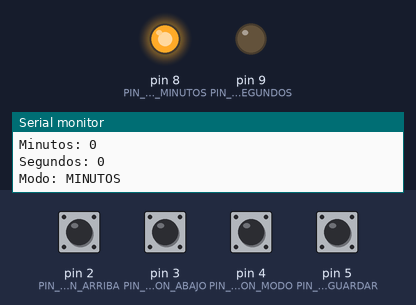
Bench run of a sketch on a simulated Arduino Uno, built with avr-gcc and run on an emulated ATmega328P. Shown: output pins drawn as LEDs (lit = HIGH), the last lines printed to the serial monitor. Inputs (shaded band) come from the test bench; at power-on: pin 2 (PIN_BOTON_ARRIBA), pin 3 (PIN_BOTON_ABAJO), pin 4 (PIN_BOTON_MODO), pin 5 (PIN_BOTON_GUARDAR) HIGH.

Above: at 1.2 s.
1.3 s: pin 4 (PIN_BOTON_MODO) pulled LOW for 1 s
At 3.2 s:
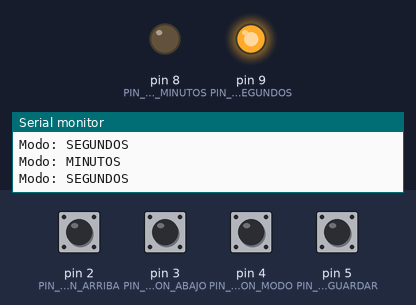
5.9 s: pin 4 (PIN_BOTON_MODO) pulled LOW for 0.15 s
At 7.2 s:
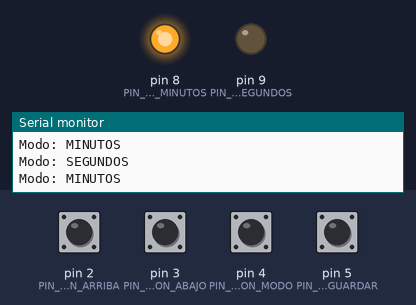
Timing chart, 0 to 8.9 s (numbered marks = the images above; inputs shaded):
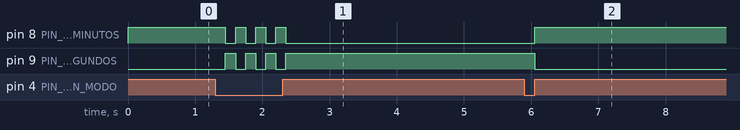

Measured:
- after the input at 1.3 s, pin 8 (PIN_LED_MINUTOS): alternates HIGH for 0.15 s and LOW for 0.15 s, 7 changes in all, then stays LOW, starting after 0.15 s; pin 9 (PIN_LED_SEGUNDOS): alternates HIGH for 0.15 s and LOW for 0.15 s, 7 changes in all, then stays HIGH, starting after 0.15 s
- after the input at 5.9 s, pin 8 (PIN_LED_MINUTOS): LOW → HIGH after 0.15 s; pin 9 (PIN_LED_SEGUNDOS): HIGH → LOW after 0.15 s

The sketch:

main.ino
```cpp
#include "funciones.h"

void setup() {
  configurar();
}

void loop() {
  subir();
  bajar();
  cambiarModo();
  actualizarLEDs();
  guardar();
}
```

funciones.cpp
```cpp
#include "funciones.h"

//globales
uint8_t minutos = 0;
uint8_t segundos = 0;
bool modoMinutos = true;

// estados
bool estadoBotonArriba = HIGH;
bool estadoBotonAbajo = HIGH;
bool estadoBotonModo = HIGH;
bool estadoBotonGuardar = HIGH;

// Banderas de interrupciones (VOLATILE para ISRs)
volatile bool banderaBotonArriba = false;
volatile bool banderaBotonAbajo = false;

// config
void configurar() {
  // pines de botones
  pinMode(PIN_BOTON_ARRIBA, INPUT_PULLUP);
  pinMode(PIN_BOTON_ABAJO, INPUT_PULLUP);
  pinMode(PIN_BOTON_MODO, INPUT_PULLUP);
  pinMode(PIN_BOTON_GUARDAR, INPUT_PULLUP);
  pinMode(PIN_LED_MINUTOS, OUTPUT);
  pinMode(PIN_LED_SEGUNDOS, OUTPUT);

  // comunicación serial
  Serial.begin(VELOCIDAD_SERIAL);

  // CONFIGURAR INTERRUPCIONES
  attachInterrupt(digitalPinToInterrupt(PIN_BOTON_ARRIBA), ISR_botonArriba, FALLING);
  attachInterrupt(digitalPinToInterrupt(PIN_BOTON_ABAJO), ISR_botonAbajo, FALLING);

  // Cargar valores desde EEPROM
  minutos = EEPROM.read(DIRECCION_MINUTOS);
  segundos = EEPROM.read(DIRECCION_SEGUNDOS);

  // Validar que los valores estén en rango
  if (minutos < VALOR_MINIMO) {
    minutos = 0;
  }
  else if (minutos > VALOR_MAXIMO) {
    minutos = 0;
  }
  if (segundos < VALOR_MINIMO) {
    segundos = 0;
  }
  else if (segundos > VALOR_MAXIMO) {
    segundos = 0;
  }

  Serial.print("Minutos: ");
  Serial.println(minutos);
  Serial.print("Segundos: ");
  Serial.println(segundos);
  Serial.println("Modo: MINUTOS");
}

// interrupciones de banderas
void ISR_botonArriba() {
  banderaBotonArriba = true;
}

void ISR_botonAbajo() {
  banderaBotonAbajo = true;
}

void subir() {
  // Verificar si la interrupción activó la bandera
  if (banderaBotonArriba) {
    banderaBotonArriba = false;  // Resetear bandera

    if (modoMinutos) {
      // Modo minutos
      if (minutos < VALOR_MAXIMO) {
        minutos++;
      } else {
        minutos = VALOR_MINIMO;  // Rollover
      }
      Serial.print("Minutos: ");
      Serial.println(minutos);
    } else {
      // Modo segundos
      if (segundos < VALOR_MAXIMO) {
        segundos++;
      } else {
        segundos = VALOR_MINIMO;  // Rollover
      }
      Serial.print("Segundos: ");
      Serial.println(segundos);
    }
    delay(RETRASO_BOTONES);  // Anti-rebote
  }
}


void bajar() {
  // Verificar si la interrupción activó la bandera
  if (banderaBotonAbajo) {
    banderaBotonAbajo = false;  // Resetear bandera

    if (modoMinutos) {
      // Modo minutos
      if (minutos > VALOR_MINIMO) {
        minutos--;
      } else {
        minutos = VALOR_MAXIMO;  // Rollunder
      }
      Serial.print("Minutos: ");
      Serial.println(minutos);
    } else {
      // Modo segundos
      if (segundos > VALOR_MINIMO) {
        segundos--;
      } else {
        segundos = VALOR_MAXIMO;  // Rollunder
      }
      Serial.print("Segundos: ");
      Serial.println(segundos);
    }
    delay(RETRASO_BOTONES);  // Anti-rebote
  }
}

//cambiar MODO (por polling¡)
void cambiarModo() {
  estadoBotonModo = digitalRead(PIN_BOTON_MODO);

  if (estadoBotonModo == LOW) {
    modoMinutos = !modoMinutos;  // Cambia true--false

    if (modoMinutos) {
      Serial.println("Modo: MINUTOS");
    } else {
      Serial.println("Modo: SEGUNDOS");
    }
    delay(RETRASO_BOTONES);
  }
}

void actualizarLEDs() {
  if (modoMinutos) {
    // Modo minutos - LED minutos encendido
    digitalWrite(PIN_LED_MINUTOS, HIGH);
    digitalWrite(PIN_LED_SEGUNDOS, LOW);
  } else {
    // Modo segundos - LED segundos encendido
    digitalWrite(PIN_LED_SEGUNDOS, HIGH);
    digitalWrite(PIN_LED_MINUTOS, LOW);
  }
}


void guardar() {
  estadoBotonGuardar = digitalRead(PIN_BOTON_GUARDAR);

  if (estadoBotonGuardar == LOW) {
    EEPROM.update(DIRECCION_SEGUNDOS, segundos);
    EEPROM.update(DIRECCION_MINUTOS, minutos);

    Serial.println("Datos guardados en EEPROM");
    Serial.print("Minutos: ");
    Serial.println(minutos);
    Serial.print("Segundos: ");
    Serial.println(segundos);

    delay(RETRASO_BOTONES);
  }
}
```

funciones.h
```cpp
#ifndef FUNCIONES_H
#define FUNCIONES_H

#include <Arduino.h>
#include <stdint.h>
#include <EEPROM.h>


#define PIN_BOTON_ARRIBA    2
#define PIN_BOTON_ABAJO     3
#define PIN_BOTON_MODO      4
#define PIN_BOTON_GUARDAR   5
#define PIN_LED_MINUTOS     8
#define PIN_LED_SEGUNDOS    9
//constantes
#define DIRECCION_MINUTOS   0
#define DIRECCION_SEGUNDOS  1
#define VELOCIDAD_SERIAL    9600
#define VALOR_MINIMO        0
#define VALOR_MAXIMO        59
#define RETRASO_BOTONES     150

// globales
extern uint8_t minutos;
extern uint8_t segundos;
extern bool modoMinutos;

// Estados de botones
extern bool estadoBotonArriba;
extern bool estadoBotonAbajo;
extern bool estadoBotonModo;
extern bool estadoBotonGuardar;

// Banderas
extern volatile bool banderaBotonArriba;
extern volatile bool banderaBotonAbajo;

void configurar();
void subir();
void bajar();
void cambiarModo();
void actualizarLEDs();
void guardar();

// Interrupciones
void ISR_botonArriba();
void ISR_botonAbajo();

#endif  
```
